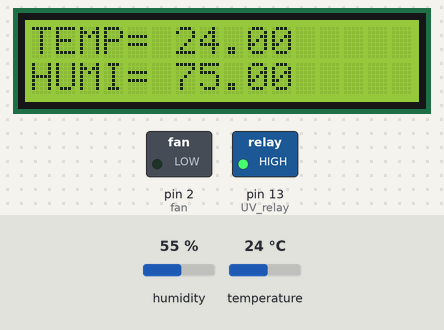
A sketch run on a simulated Arduino Uno, built with avr-gcc and run on an emulated ATmega328P. On the bench: 16×2 character LCD, switched loads named in the sketch (green lamp = pin HIGH). Inputs (shaded band) come from the test bench; at power-on: humidity 55 %, temperature 24 °C. Random numbers use the default seed unless the sketch sets one; what the sketch prints to the serial monitor is not drawn.

Above: at 6.5 s.
6.6 s: humidity set to 22 %
At 8.1 s:
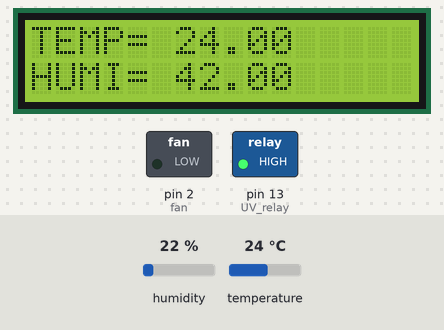
12.6 s: temperature set to 12 °C
At 14.4 s:
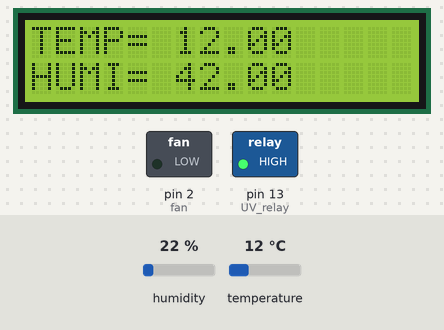
17.1 s: humidity set to 40 %
At 18.7 s:
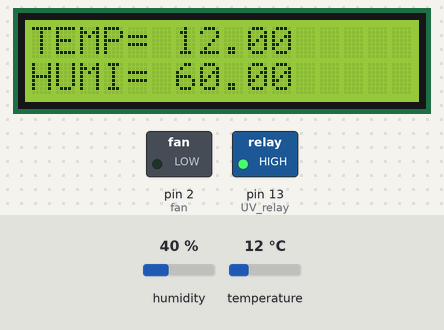
21.2 s: temperature set to 19 °C
At 22.9 s:
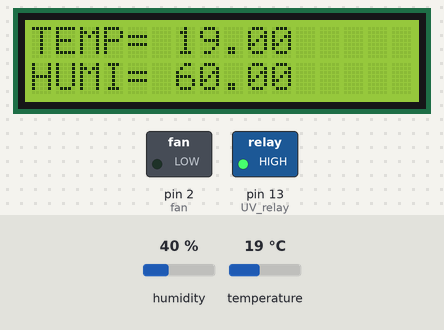
Timing chart, 0 to 24.4 s (numbered marks = the images above; inputs shaded):
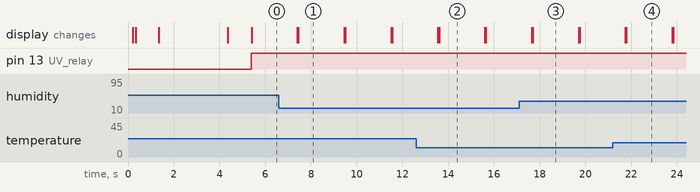

Measured:
- what the display in image 1 shows lasts 2.0 s, from 7.5 s to 9.5 s

The sketch:

Drfemi_Node_1.ino
```cpp
#include <Wire.h>
#include <LiquidCrystal_I2C.h>
#include "DHT.h"
#define DHTPIN 12     // what digital pin we're connected to
#define UV_relay 13
#define fan 2
// Uncomment whatever type you're using!
#define DHTTYPE DHT11   // DHT 11
//#define DHTTYPE DHT22   // DHT 22  (AM2302), AM2321
//#define DHTTYPE DHT21   // DHT 21 (AM2301)

LiquidCrystal_I2C lcd(0x27, 20, 4);
DHT dht(DHTPIN, DHTTYPE);
float h = 0;
float t = 0;

void setup()
{
  pinMode (UV_relay, OUTPUT);
  pinMode (fan, OUTPUT);
  lcd.init();                      // initialize the lcd
  lcd.init();
  // Print a message to the LCD.
  lcd.backlight();
  lcd.setCursor(0, 0);

  Serial.begin(9600);
  Serial.println("DHTxx test!");

  dht.begin();
  lcd.begin(16, 2) ;
  lcd.clear();
  delay(10);
  lcd.setCursor(0, 0);
  lcd.print("    KOSVIEW");
  lcd.setCursor(0, 1);
  delay (100);
  lcd.print("Tech Electronics");

  delay (1000);
  lcd.clear();
  lcd.print("NODE 1: Temp & Humidity");
  delay (3000);
  lcd.clear();
  delay (1000);

}

void loop() {
//  digitalWrite(UV_relay, HIGH);
//  digitalWrite(fan, HIGH);
  h = dht.readHumidity() + 20;
  if (h > 90)
  {
    h = (92 + rand() % 4);
  }
  //  h = (61+rand()%2);
  // Read temperature as Celsius (the default)
  t = dht.readTemperature();


  if (isnan(h) || isnan(t)) {
    Serial.println("Failed to read from DHT sensor!");
    // return;
  }
  if (t < 27)
  {
    //UV comes on//
    digitalWrite(UV_relay, HIGH);
    digitalWrite(fan, LOW);

  }
  if (t > 35)
  {
    //digitalWrite(UV_relay, LOW);
    //UV comes off//
  }

  Serial.print ("Temperatur = ");
  Serial.println(t);
  lcd.print("TEMP= ");
  lcd.print(t);
  lcd.setCursor(0, 2);
  Serial.print ("Humidity = ");
  Serial.println(h);
  lcd.print("HUMI= ");
  lcd.print(h);
  // radio.write(&h, sizeof(h));
  delay (1000);
//  digitalWrite(UV_relay, LOW);
//  digitalWrite(fan, LOW);
  delay (1000);
  lcd.clear();
}
```
